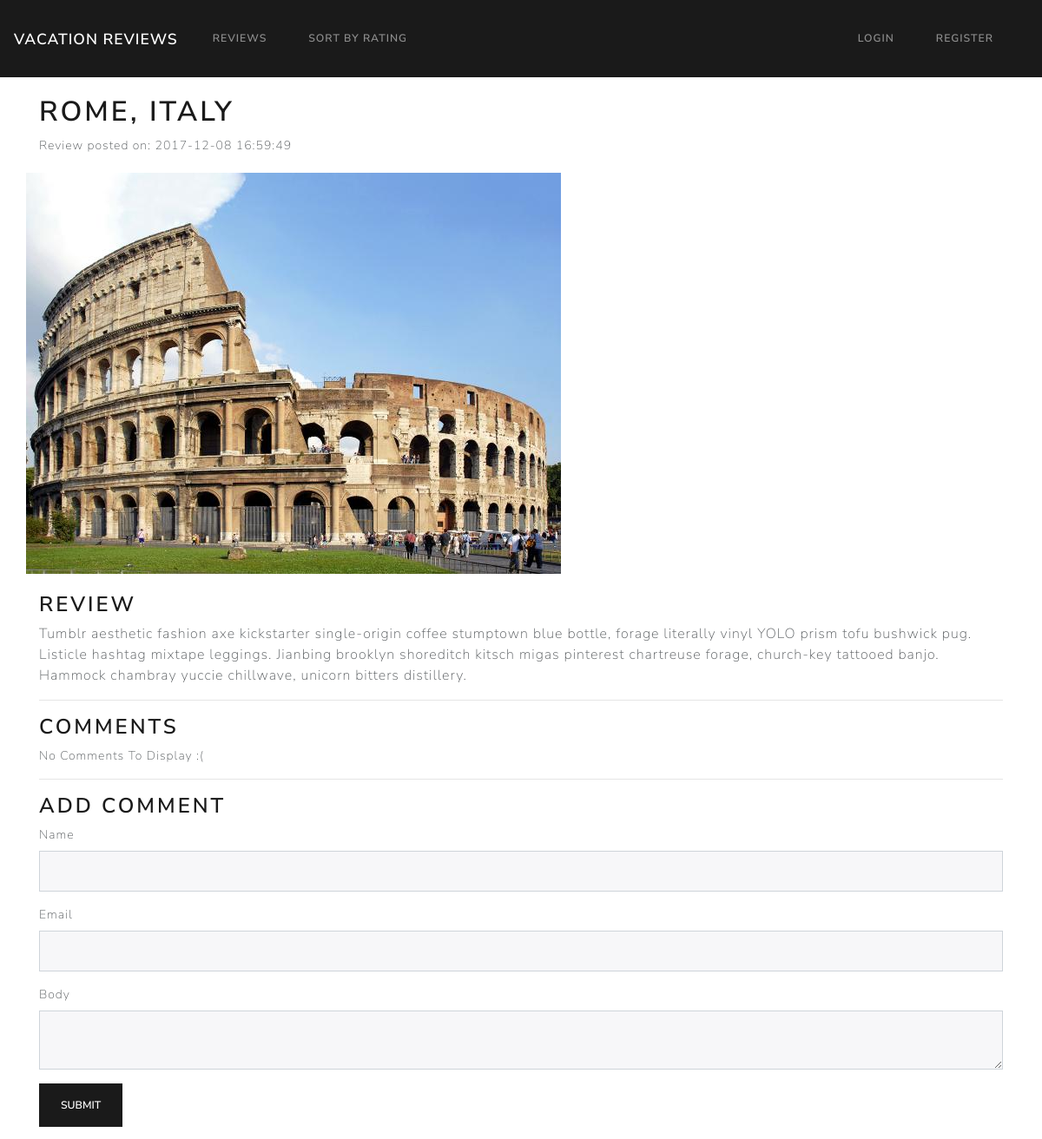
/reviews/Rome-Italy, run on the app's committed database.
### tables this page shows
CREATE TABLE `reviews` (
  `id` int(11) NOT NULL,
  `rating_id` int(11) NOT NULL,
  `user_id` int(11) NOT NULL,
  `title` varchar(255) NOT NULL,
  `slug` varchar(255) NOT NULL,
  `body` text NOT NULL,
  `review_image` varchar(255) NOT NULL,
  `created_at` timestamp NOT NULL DEFAULT CURRENT_TIMESTAMP
);

### application/controllers/Reviews.php (called while the page is built, shortened)
<?php
	class Reviews extends CI_Controller{
		public function view($slug = NULL){
			$data['review'] = $this->review_model->get_reviews($slug);
			$review_id = $data['review']['id'];
			$data['comments'] = $this->comment_model->get_comments($review_id);
			$data['title'] = $data['review']['title'];
			$this->load->view('templates/header');
			$this->load->view('reviews/view', $data);
			$this->load->view('templates/footer');
		}
	}

### index.php (called while the page is built, shortened)
<?php
require_once BASEPATH.'core/CodeIgniter.php';

### application/models/Review_model.php (called while the page is built, shortened)
<?php
	class Review_model extends CI_Model{
		public function get_reviews($slug = FALSE, $limit = FALSE, $offset = FALSE){
			$query = $this->db->get_where('reviews', array('slug' => $slug));
			return $query->row_array();
		}
	}

### application/views/reviews/view.php (the view, shortened to what this page needs)
<h1><?php echo $review['title']; ?></h1>
<div class="review-date">Review posted on: <?php echo $review['created_at']; ?></div><br>
<div class="row">
	<img class="img-responsive" src="<?php echo site_url(); ?>assets/images/reviews/<?php echo $review['review_image']; ?>">
</div><br>
<h3>Review</h3>
<div style="font-size: 16px;">
	<?php echo $review['body']; ?>
</div>
<hr>
<h3>Comments</h3>
<?php if($comments) : ?>
	<?php foreach($comments as $comment) : ?>
		<div class="card bg-secondary mb-3">
			<div class="card-body">
				<?php echo $comment['body']; ?>
			</div>
			<div class="card-footer text-muted">
				by <?php echo $comment['name']; ?>
			</div>
		</div><br />
	<?php endforeach; ?>
<?php else : ?>
	<p>No Comments To Display :(</p>
<?php endif; ?>
<hr>
<h3>Add Comment</h3>
<?php echo form_open('comments/create/'.$review['id']); ?>
	<div class="form-group">
		<label>Name</label>
		<input type="text" name="name" class="form-control">
	</div>
	<div class="form-group">
		<label>Email</label>
		<input type="text" name="email" class="form-control">
	</div>
	<div class="form-group">
		<label>Body</label>
		<textarea name="body" class="form-control"></textarea>
	</div>
	<button class="btn btn-primary" type="submit">Submit</button>
</form>

### assets/css/style.css (style rules this page uses)
.review-date { margin:auto; display:block; }

### data on the page
reviews: title "ROME, ITALY", created_at "2017-12-08 16:59:49", review_image (picture), body "Tumblr aesthetic fashion axe kickstarter single-origin coffee stumptown blue bottle, forage literally vinyl YOLO prism tofu bushwick pug. Listicle hashtag mixtape leggings. Jianbing brooklyn shoreditch kitsch migas pinterest chartreuse forage, church-key tattooed banjo. Hammock chambray yuccie chillwave, unicorn bitters distillery."
